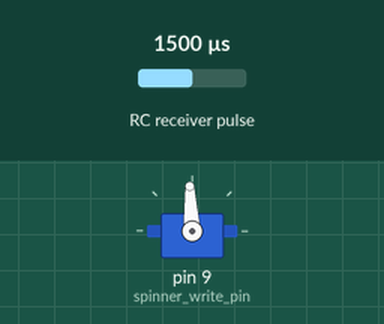
The sketch below on a simulated Arduino Uno, built with avr-gcc and run on an emulated ATmega328P. On the bench: servo. Wiring (inferred from the names in the program): RC receiver channel: data pin 6. The inputs (shaded band) are chosen by the test bench; at power-on: RC receiver pulse 1500 µs.

Above: at 4.2 s.
4.3 s: RC receiver pulse (sensor on pin 6) set to 1250 µs
At 5.5 s:
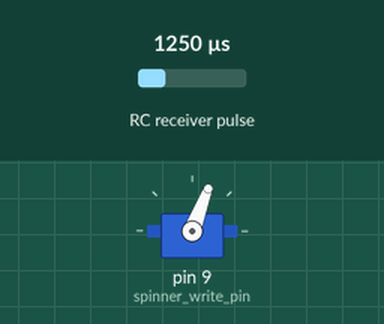
5.8 s: RC receiver pulse (sensor on pin 6) set to 1750 µs
At 7.0 s:
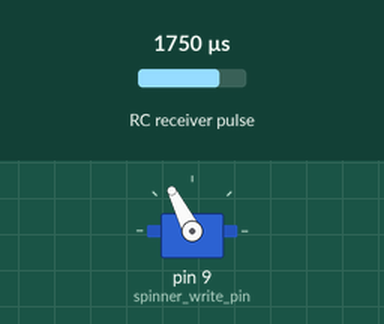
7.3 s: RC receiver pulse (sensor on pin 6) set to 1980 µs
At 7.9 s:
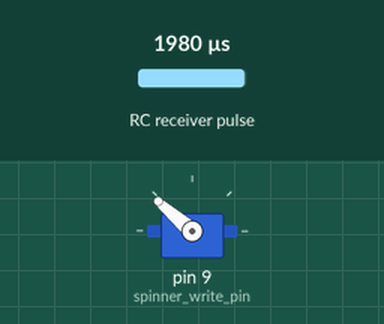
8.8 s: RC receiver pulse (sensor on pin 6) set to 1500 µs
At 9.5 s:
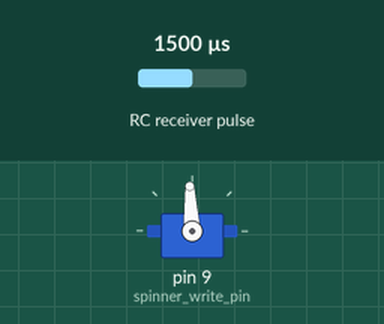
Timing chart, 0 to 11.3 s (numbered marks = the images above; inputs shaded):
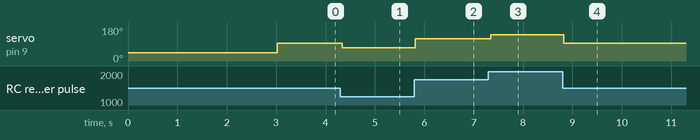

The sketch:

Remote_Spinner_Control.ino
```cpp
#include <Servo.h>
Servo esc;

const int ch6_pin = 6;
const int spinner_write_pin = 9;

void setup() {
  // put your setup code here, to run once:
  esc.attach(spinner_write_pin);                // Yellow signal wire to D9
  esc.writeMicroseconds(1000); // Arm
  Serial.println("Arming ESC...");
  delay(3000);                  // Give ESC time to arm

  Serial.begin(9600);
}

void loop() {
  // put your main code here, to run repeatedly:
  int spinner_raw = pulseIn(ch6_pin, HIGH); // Read spinner range 950 - 2000
  esc.writeMicroseconds(spinner_raw); // Write spinner value

  delay(20);  // Small delay for stability
}
```

Measured:
- after the input at 4.3 s, servo on pin 9 (spinner_write_pin): 93° → 69° at once
- after the input at 5.8 s, servo on pin 9 (spinner_write_pin): 69° → 117° at once
- after the input at 7.3 s, servo on pin 9 (spinner_write_pin): 117° → 139° at once
- after the input at 8.8 s, servo on pin 9 (spinner_write_pin): 139° → 93° at once
